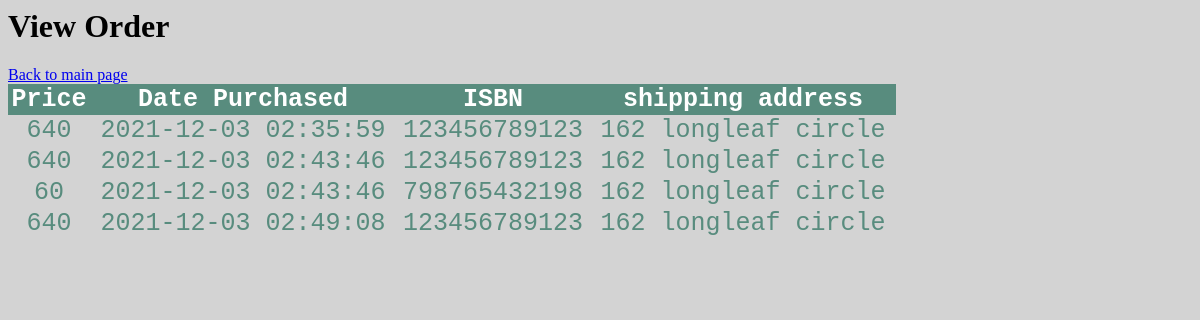
The page /vieworders.php (signed in) on the database its author committed.
### tables this page shows
CREATE TABLE `orders` (
  `id` int(11) NOT NULL,
  `user_id` int(11) NOT NULL,
  `value` int(11) NOT NULL,
  `date` timestamp NOT NULL DEFAULT current_timestamp() ON UPDATE current_timestamp(),
  `ISBN` bigint(11) NOT NULL,
  `qty` int(11) NOT NULL,
  `address` varchar(1000) NOT NULL,
  `phonenum` bigint(120) NOT NULL,
  `email` varchar(1000) NOT NULL
);

### functions.php (called while the page is built, shortened)
<?php
function check_login($con)
{
    if($_SESSION['user_id'])
    {
        $id = $_SESSION['user_id'];
        $query = "select * from users where user_id = '$id' limit 1";
        $result = mysqli_query($con,$query);
        if($result &&  mysqli_num_rows($result) > 0)
        {
            $user_data = mysqli_fetch_assoc($result);
            return $user_data;
        }
    }
    die;
}

### vieworders.php (the view, shortened to what this page needs)
<html>
    <h1>View Order</h1>
    <a href = "index.php"> Back to main page </a>
</html>
<body onload>
    <?php
    include ("connection.php");
    include("functions.php");
    $user_data = check_login($con);
    $userid = $user_data['id'];
    $view = "select value, date, ISBN, address from orders
            where user_id = $userid
            "
            ;
    $vq = mysqli_query($con, $view);
    if($vq && mysqli_num_rows($vq) > 0)
    {
        echo "<form method = 'post' action = ''>";
        echo "<table id = 'table1'>
            <tr>
            <th> Price </th>
            <th> Date Purchased </th>
            <th> ISBN </th>
            <th> shipping address </th>
            </tr>";
        while($row = $vq -> fetch_assoc())
        {
            echo "
            <tr>
            <td> " .$row['value']. "</td>
            <td> " .$row['date']. "</td>
            <td> " .$row['ISBN']. "</td>
            <td> " .$row['address']. "</td>
           ";
        }
        echo "</form>";
    }
    ?>
</body>

### vieworders.php (style rules this page uses)
table { border-collapse: collapse; width: 75%; color: #588c7e; font-family: monospace; font-size: 25px; text-align: center; align-self: center; }
th { background-color: #588c7e; color: white; }
body { background-color: lightgray; }

### rows shown on the page
orders: value "640", date "2021-12-03 02:35:59", ISBN "123456789123", address "162 longleaf circle"
orders: value "640", date "2021-12-03 02:43:46", ISBN "123456789123", address "162 longleaf circle"
orders: value "60", date "2021-12-03 02:43:46", ISBN "798765432198", address "162 longleaf circle"
orders: value "640", date "2021-12-03 02:49:08", ISBN "123456789123", address "162 longleaf circle"
